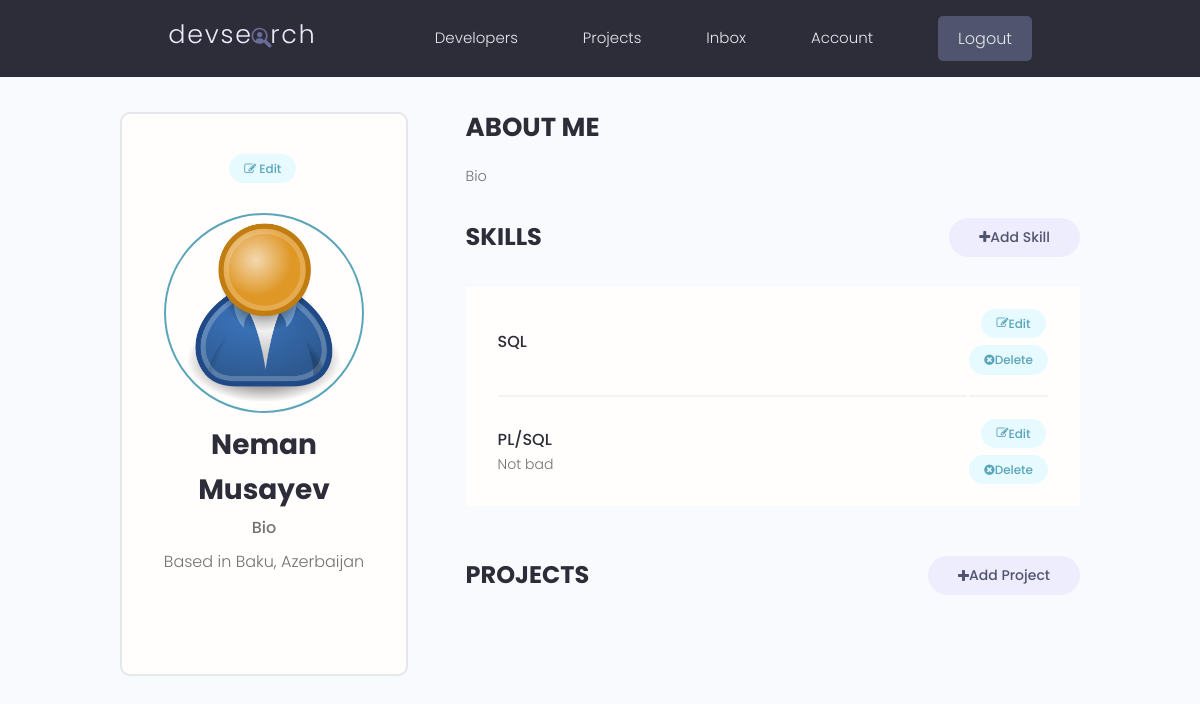
The page /account/ (signed in) on the database as committed earlier.
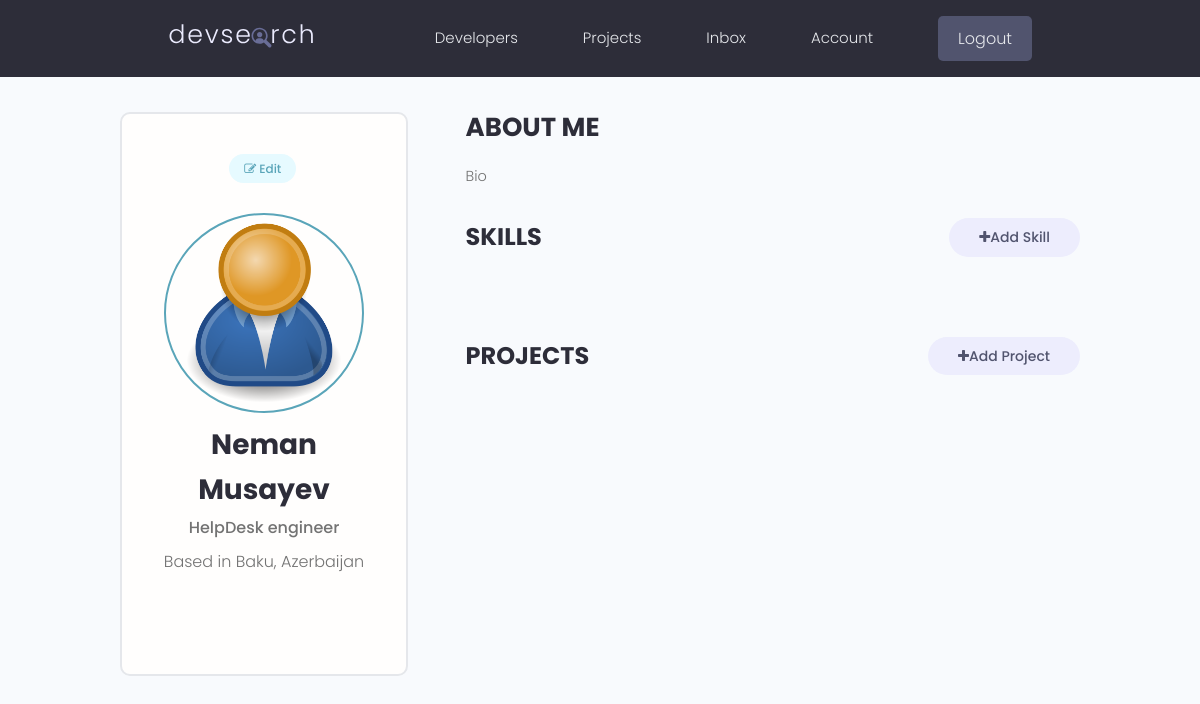
The same page on the database as committed later.
### users/models.py (models this page shows, shortened)
class Profile(models.Model):
    user = models.OneToOneField(User, on_delete=models.CASCADE, null=True, blank=True)
    name = models.CharField(max_length=150, null=True, blank=True)
    email = models.EmailField(max_length=150, null=True, blank=True)
    username = models.CharField(max_length=150, null=True, blank=True)
    location = models.CharField(max_length=150, null=True, blank=True)
    short_intro = models.CharField(max_length=200, null=True, blank=True)
    bio = models.TextField(null=True, blank=True)
    profile_image = models.ImageField(null=True, blank=True, upload_to='profiles/', default="profiles/users-default.png")
    social_github = models.CharField(max_length=150, null=True, blank=True)
    social_stackoverflow = models.CharField(max_length=150, null=True, blank=True)
    social_linkedin = models.CharField(max_length=150, null=True, blank=True)
    social_youtube = models.CharField(max_length=150, null=True, blank=True)
    social_medium = models.CharField(max_length=150, null=True, blank=True)
    created = models.DateTimeField(auto_now_add=True, null=True, blank=True)
    id = models.UUIDField(default=uuid.uuid4, unique=True, primary_key=True, editable=False)
    class Meta:
        ordering =['created']
    @property
    def profileImageURL(self):
        try:
            url = self.profile_image.url
        except:
            url = ''
        return url

class Skill(models.Model):
    owner = models.ForeignKey(Profile, on_delete=models.CASCADE, null=True, blank=True)
    name = models.CharField(max_length=150, null=True, blank=True)
    description = models.TextField(null=True, blank=True)
    created = models.DateTimeField(auto_now_add=True, null=True, blank=True)
    id = models.UUIDField(default=uuid.uuid4, unique=True, primary_key=True, editable=False)

### users/views.py (the view)
# urls.py: path('account/', views.userAccount, name="account"),
@login_required(login_url='login')
def userAccount(request):
    profile = request.user.profile
    skills = profile.skill_set.all()
    projects = profile.project_set.all()
    context = {'profile':profile, 'skills':skills, 'projects':projects}
    return render(request, 'users/account.html', context)

### users/templates/users/account.html (shortened to what this page needs)
{% extends 'main.html' %}
{% block content %}
  <main class="settingsPage profile my-md">
    <div class="container">
      <div class="layout">
        <div class="column column--1of3">
          <div class="card text-center">
            <div class="card__body dev">
              <a class="tag tag--pill tag--main settings__btn" href="{% url 'edit-account' %}"><i class="fa fa-edit"></i> Edit</a>
              <img class="avatar avatar--xl dev__avatar" src="{{profile.profileImageURL}}" />
              <h2 class="dev__name">{{profile.name}}</h2>
              <p class="dev__title">{{profile.short_intro}}</p>
              <p class="dev__location">Based in {{profile.location}}</p>
            </div>
          </div>
        </div>
        <div class="column column--2of3">
          <div class="devInfo">
            <h3 class="devInfo__title">About Me</h3>
            <p class="devInfo__about">
              {{profile.bio}}
            </p>
          </div>
          <div class="settings">
            <h3 class="settings__title">Skills</h3>
            <a class="tag tag--pill tag--sub settings__btn tag--lg" href="{% url 'create-skill' %}"><i class="fa fa-plus"></i> Add Skill</a>
          </div>
          <table class="settings__table">
            {% for skill in skills %}
            <tr>
              <td class="settings__tableInfo">
                <h4>{{skill.name}}</h4>
                <p>
                  {{skill.description}}
                </p>
              </td>
              <td class="settings__tableActions">
                <a class="tag tag--pill tag--main settings__btn" href="{% url 'update-skill' skill.id %}"><i class="fa fa-edit"></i> Edit</a>
                <a class="tag tag--pill tag--main settings__btn" href="{% url 'delete-skill' skill.id %}?next=/account"><i class="fa fa-times-circle"></i>Delete</a>
              </td>
            </tr>
            {% endfor %}
          </table>
          <div class="settings">
            <h3 class="settings__title">Projects</h3>
            <a class="tag tag--pill tag--sub settings__btn tag--lg" href="{% url 'create-project' %}"><i class="fa fa-plus"></i> Add Project</a>
          </div>
        </div>
      </div>
    </div>
  </main>
  {% endblock content %}

Rows that differ between the two databases and show on the page:
removed Skill: name "SQL"
removed Skill: name "PL/SQL", description "Not bad"
changed Profile "Neman Musayev": short_intro "Bio" → "HelpDesk engineer"
